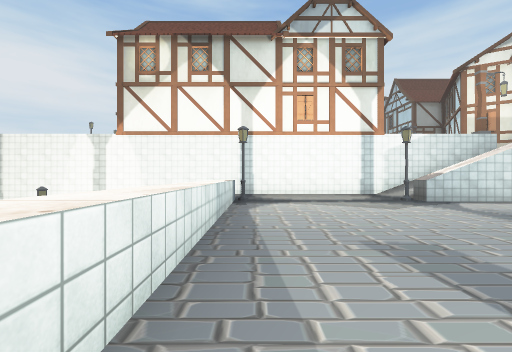
View 1 (above)

24 first-person views from a walk through a 3-D level made in the Unity game engine. The camera is 1.2 m above the floor, looks level and sees 90° across. The floor is counted in squares, 2 m on a side. Each view is taken from the middle of a square. On the plan, view 1 faces up. The plan holds only what a view shows up to about 9 squares ahead; the rest is blank. The place goes on beyond the plan. Door leaves are left out, so doorways stand open. Some surface patterns are stand-ins.

View 2
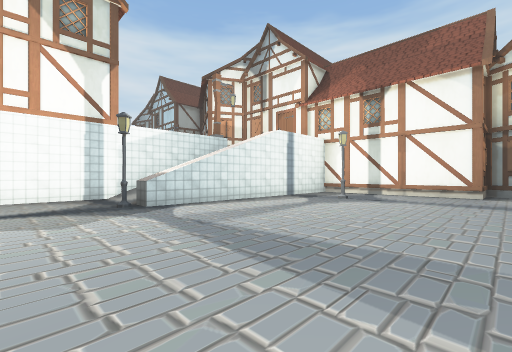

View 3
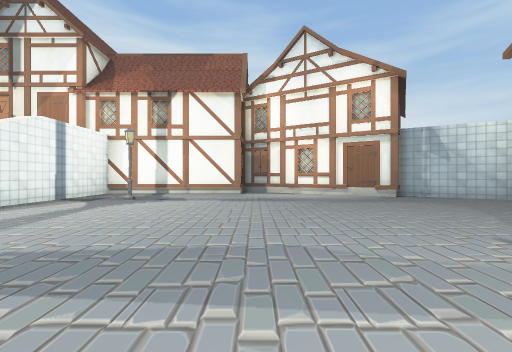

View 4
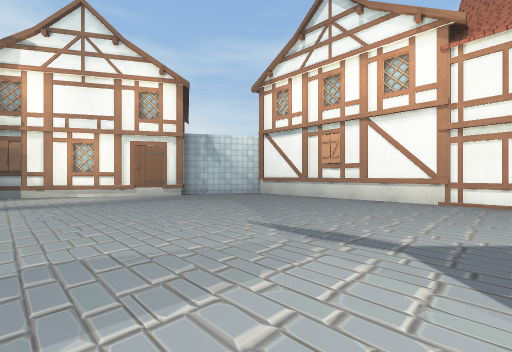

View 5
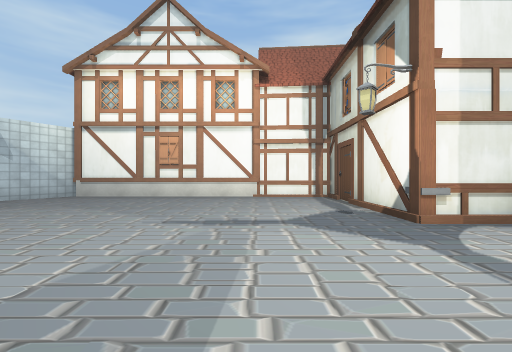

View 6
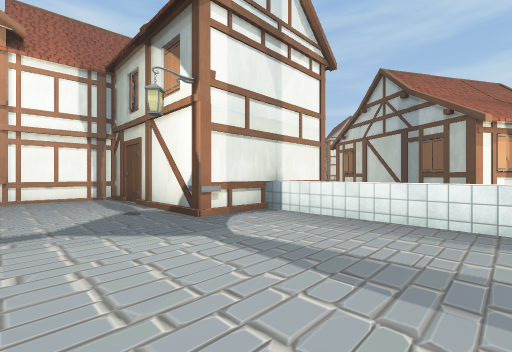

View 7
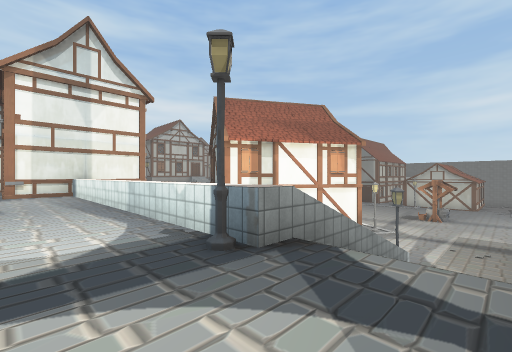

View 8
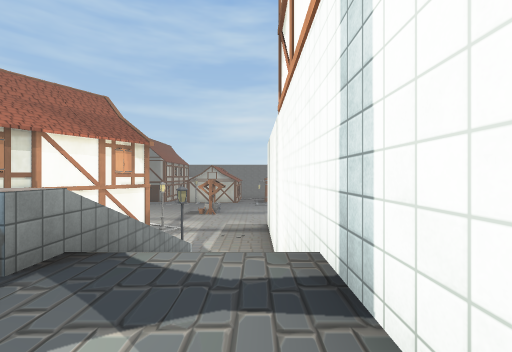

View 9
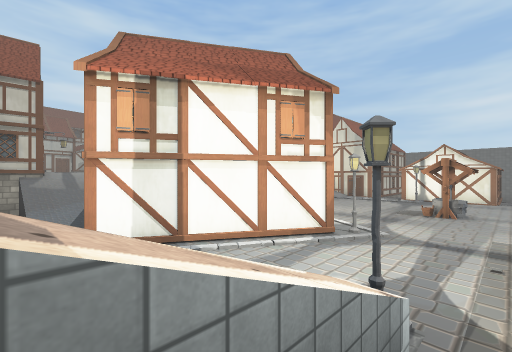

View 10
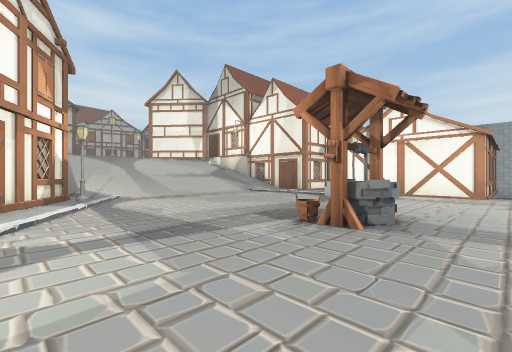

View 11
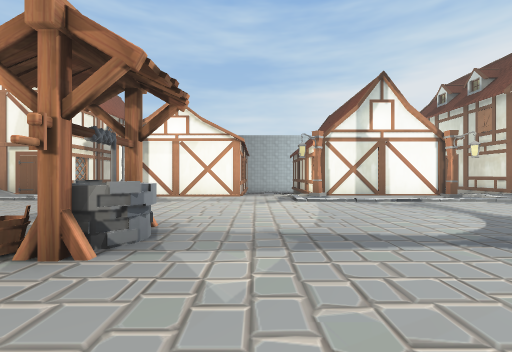

View 12
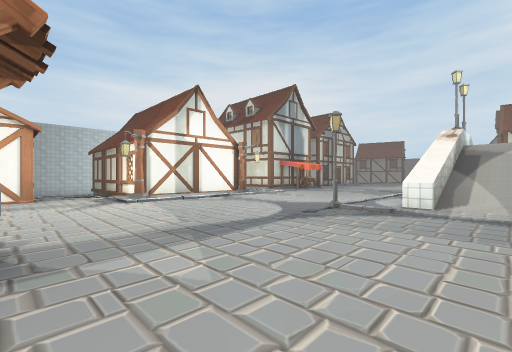

View 13
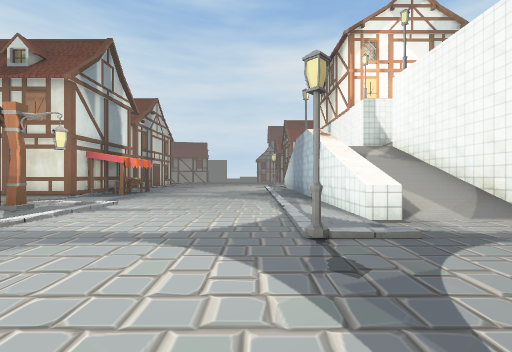

View 14
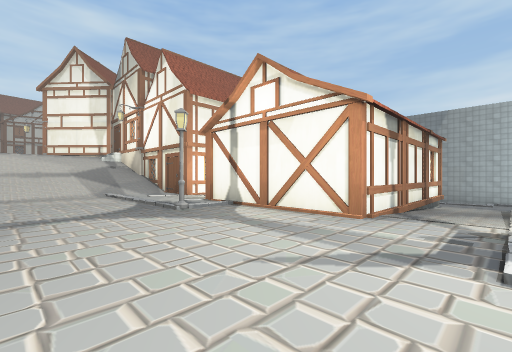

View 15
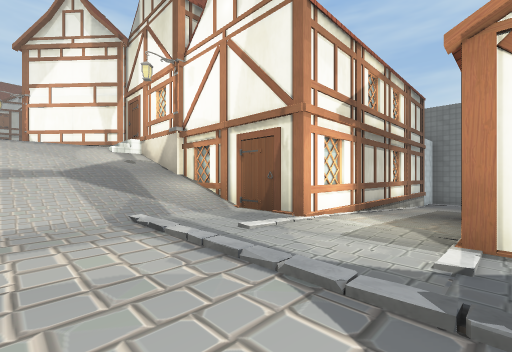

View 16
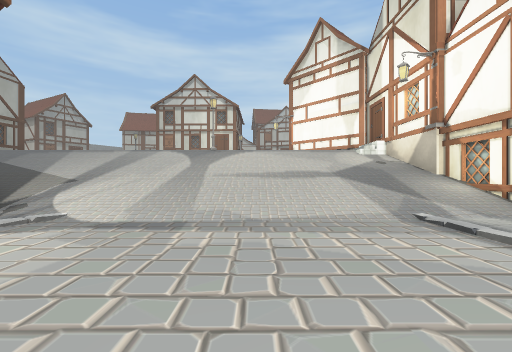

View 17
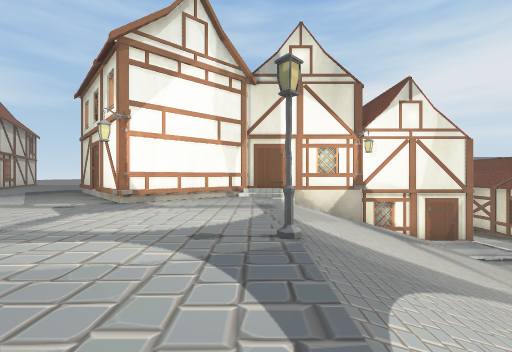

View 18
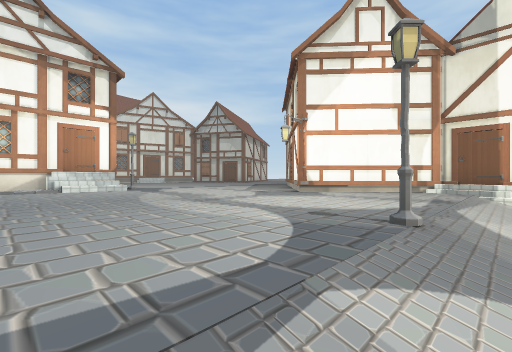

View 19
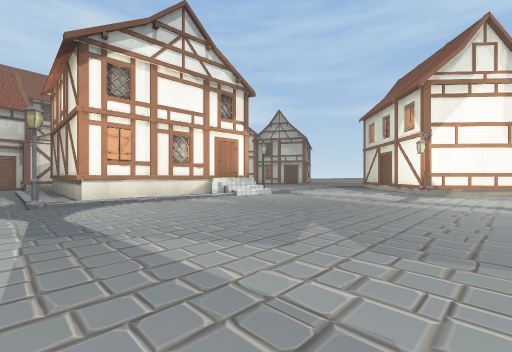

View 20
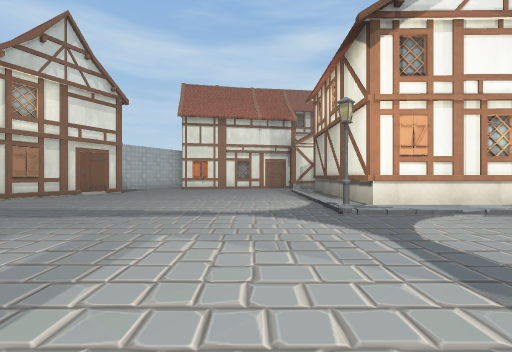

View 21
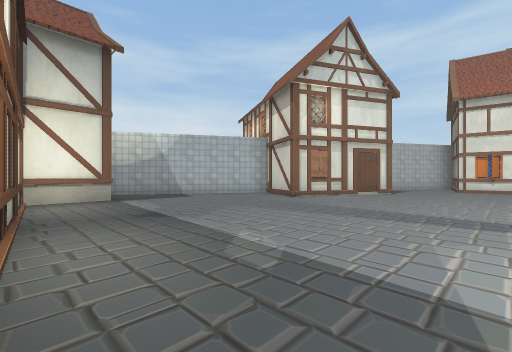

View 22
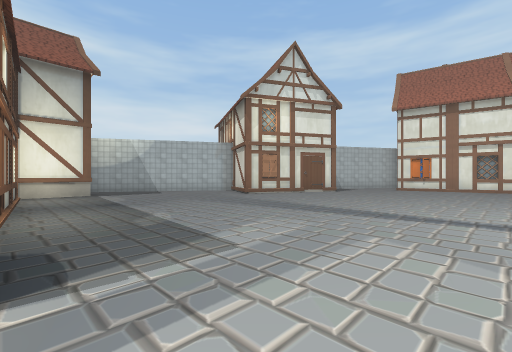

View 23
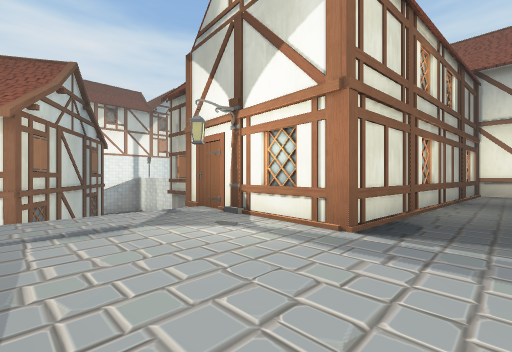

View 24
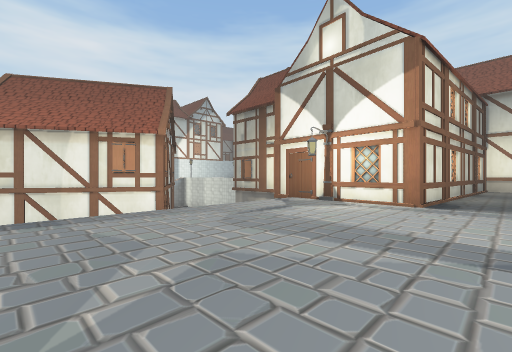

### Floor plan
Key: @ floor where view 1 was taken; # wall or solid block; . main floor; - floor 2.75 m lower than the main floor; _ floor 3 m lower than the main floor; < floor 3.5 m lower than the main floor; ( floor 3.75 m lower than the main floor; ! floor 4 m lower than the main floor; / step, stairs or slope; D open door; = window, fence, low wall or low ledge; ^ raised ledge; H house; S streetlight; B building; O other object.
Columns run from 27 left of view 1 to 12 right of it. Each row starts with its distance up from view 1.
 17     HHHHH______S
 16      HHHHH_____S
 15      H  -______^/#
 14         _______^/^
 13         D_/____^/^
 12         #S/____^/^
 11         #_/___S__
 10         #_/______                     H
  9       ###S/______  ^^^H########H^^^#  H
  8  ///</_/_//___________    /..../////  H
  7  ///////______________/////..../      H
  6    ######_____O_______S^^^=S...S^^^^^^#
  5         #____OO___-___    =...........H
  4         #/S______/SH/_    =.........S.HH
  3        ##//______/HHH//   =...........HH
  2 ((//////__/_____/_HH-HH   =...........HH
  1 !#######__/______HHHHHH   =............H
  0        ##_/____/SHHHHHH   =@..........H
 -1         #////////HHH #//  #...........H
 -2         #/////////HH H//_H HS........H
 -3        B#//////////   //_   H........#
 -4         B///////////  //_   H.......##H
 -5         B////////////  ##   H.......#
 -6         B....S.........#     #HHHHHH
 -7         BB.............S
 -8          B.............##
 -9          BS.............######HHH
-10          B....................HHHH
-11         B.....................HH H
-12        B........................#
-13        ... .../=////S..........##
-14        ..   .SHHHHH............#
-15                   H.........H.##
-16                    H.......HHH
-17                   H........HH
-18                    H......H
-19                    /.......
-20                      .....
-21                      .HHH

Where each view was taken, in squares from view 1:
view 1: 0 up, 0 right, facing up
view 2: 1 up, 2 right, facing up-right
view 3: 1 up, 2 right, facing right
view 4: 1 up, 2 right, facing down-right
view 5: 2 up, 3 right, facing down
view 6: 2 up, 3 right, facing down-left
view 7: 8 up, 1 right, facing down-left
view 8: 8 up, 1 right, facing left
view 9: 7 up, 3 left, facing down-left
view 10: 7 up, 10 left, facing down-left
view 11: 7 up, 11 left, facing left
view 12: 6 up, 11 left, facing up-left
view 13: 8 up, 14 left, facing up
view 14: 8 up, 15 left, facing down-left
view 15: 3 up, 16 left, facing down-left
view 16: 3 up, 15 left, facing down
view 17: 6 down, 11 left, facing left
view 18: 5 down, 11 left, facing down-left
view 19: 7 down, 7 left, facing down-left
view 20: 9 down, 6 left, facing down
view 21: 9 down, 4 left, facing down-right
view 22: 9 down, 6 left, facing down-right
view 23: 10 down, 7 left, facing up-right
view 24: 10 down, 10 left, facing up-right
